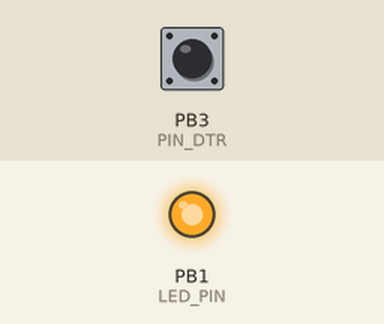
This program was run on a simulated ATtiny85, built with avr-gcc and run on an emulated ATtiny85. Parts: output pins drawn as LEDs (lit = HIGH). Inputs (shaded band) come from the test bench; at power-on: PB3 (PIN_DTR) HIGH. Sleep ends after the set time or at an interrupt. At 54.5 s the program stops and its outputs stay as they are.

Above: at 0.1 s.
At 54.5 s:
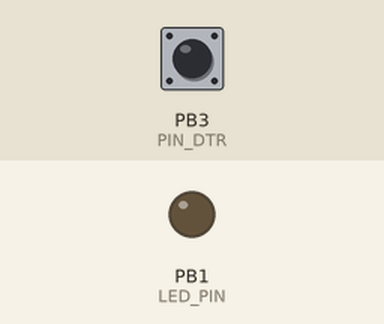
Timing chart, 0 to 56.0 s (numbered marks = the images above):
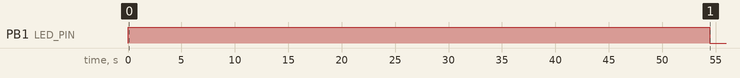

Measured:
- by itself, PB1 (LED_PIN): HIGH → LOW at 54.5 s

The program:

main.cpp
```cpp
// (licence header left out)
#include <Arduino.h>
#include <avr/sleep.h>

//PB4
#define PIN_RESET 4

//PB3
#define PIN_DTR 3

//PB1
#define LED_PIN 1

//Reset will be ignored after this many units of time (s)
#define RESET_TIMEOUT 120u

void setup() {
  pinMode(PIN_DTR, INPUT);
  pinMode(PIN_RESET, INPUT_PULLUP);
  pinMode(LED_PIN, OUTPUT);
  digitalWrite(LED_PIN, HIGH);
}

void loop() {

  static uint64_t timeout = millis();
  static uint8_t lastpinstate = 0;

  uint8_t newpinstate = digitalRead(PIN_DTR);

  //Do thing on HIGH to LOW transition
  if (lastpinstate == HIGH && newpinstate == LOW)
  {
    //Trigger reset.
    pinMode(PIN_RESET, OUTPUT);
    digitalWrite(PIN_RESET, LOW);
    delayMicroseconds(50);

    //Release reset.
    digitalWrite(PIN_RESET, HIGH);
    delayMicroseconds(10);
    pinMode(PIN_RESET, INPUT_PULLUP);
    timeout = millis();
  }

  lastpinstate = newpinstate;

  //After a while, ignore DTR changes.
  if (millis() - timeout > RESET_TIMEOUT * 1000)
  {
    digitalWrite(LED_PIN, LOW);
    wdt_disable();
    set_sleep_mode(SLEEP_MODE_PWR_DOWN);
    sleep_enable();
    sleep_cpu();
    //Only reset or power cycle will reset CPU.
  }


}
```
